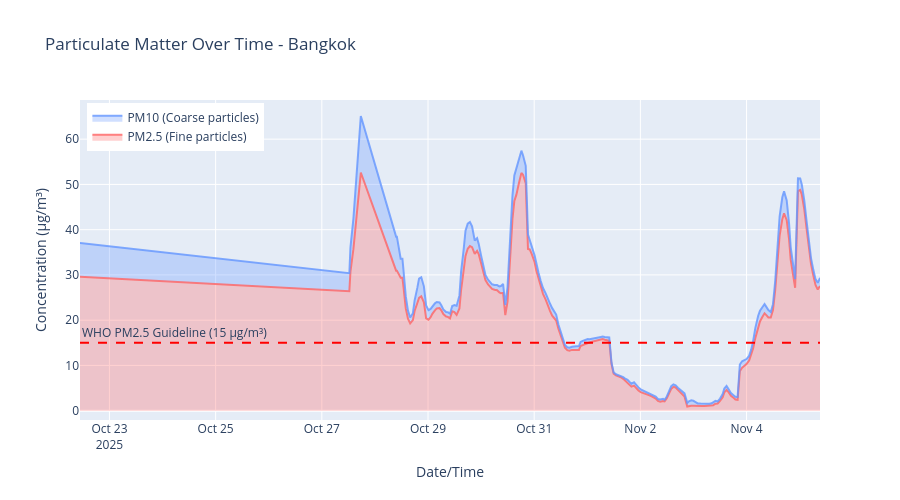

The notebook cell saved with this chart:
### Code cell
# Show PM2.5 vs PM10 for most polluted city (Bangkok)
city_to_plot = 'Bangkok'
city_data = df[df['city_name'] == city_to_plot].sort_values('timestamp')

fig = go.Figure()

fig.add_trace(go.Scatter(
    x=city_data['timestamp'],
    y=city_data['pm2_5'],
    fill='tozeroy',
    name='PM2.5 (Fine particles)',
    line=dict(color='rgba(255, 100, 100, 0.8)', width=2),
    fillcolor='rgba(255, 100, 100, 0.3)'
))

fig.add_trace(go.Scatter(
    x=city_data['timestamp'],
    y=city_data['pm10'],
    fill='tonexty',
    name='PM10 (Coarse particles)',
    line=dict(color='rgba(100, 150, 255, 0.8)', width=2),
    fillcolor='rgba(100, 150, 255, 0.3)'
))

# Add WHO guideline
fig.add_hline(y=15, line_dash="dash", line_color="red", 
              annotation_text="WHO PM2.5 Guideline (15 μg/m³)", 
              annotation_position="top left")

fig.update_layout(
    title=f'Particulate Matter Over Time - {city_to_plot}',
    xaxis_title='Date/Time',
    yaxis_title='Concentration (μg/m³)',
    hovermode='x unified',
    height=500,
    legend=dict(yanchor="top", y=0.99, xanchor="left", x=0.01)
)

fig.show()

print(f"\n📊 In {city_to_plot}:")
print(f"   Average PM2.5: {city_data['pm2_5'].mean():.2f} μg/m³")
print(f"   Average PM10: {city_data['pm10'].mean():.2f} μg/m³")
print(f"   PM2.5 exceeds WHO guideline: {(city_data['pm2_5'] > 15).sum()} times ({(city_data['pm2_5'] > 15).sum() / len(city_data) * 100:.1f}%)")

### Figure 1 — Plotly figure (JSON) as saved in the notebook; plotly's stock layout.template omitted (floating-point values rounded to 4 significant figures; data arrays with more than 128 entries replaced by an {"elided": "..."} marker saying what was removed)
{"data": [{"fill": "tozeroy", "fillcolor": "rgba(255, 100, 100, 0.3)", "line": {"color": "rgba(255, 100, 100, 0.8)", "width": 2}, "name": "PM2.5 (Fine particles)", "type": "scatter", "x": {"elided": "203 str values"}, "y": {"elided": "203 float values"}}, {"fill": "tonexty", "fillcolor": "rgba(100, 150, 255, 0.3)", "line": {"color": "rgba(100, 150, 255, 0.8)", "width": 2}, "name": "PM10 (Coarse particles)", "type": "scatter", "x": {"elided": "203 str values"}, "y": {"elided": "203 float values"}}], "layout": {"annotations": [{"showarrow": false, "text": "WHO PM2.5 Guideline (15 μg/m³)", "x": 0, "xanchor": "left", "xref": "x domain", "y": 15, "yanchor": "bottom", "yref": "y"}], "height": 500, "hovermode": "x unified", "legend": {"x": 0.01, "xanchor": "left", "y": 0.99, "yanchor": "top"}, "shapes": [{"line": {"color": "red", "dash": "dash"}, "type": "line", "x0": 0, "x1": 1, "xref": "x domain", "y0": 15, "y1": 15, "yref": "y"}], "title": {"text": "Particulate Matter Over Time - Bangkok"}, "xaxis": {"title": {"text": "Date/Time"}}, "yaxis": {"title": {"text": "Concentration (μg/m³)"}}}}
